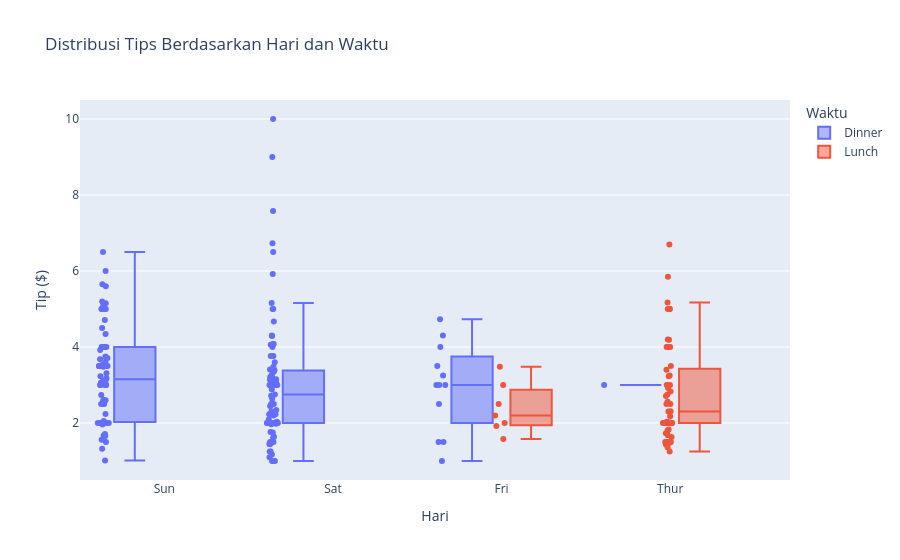

The cell this chart's notebook holds for it:
### Markdown cell above
### 2.5 Box Plot (Grafik Kotak)

Box plot menunjukkan distribusi data melalui quartiles, median, dan outliers.

**Komponen Box Plot:**
- **Box**: Q1 (25%) hingga Q3 (75%) - Interquartile Range (IQR)
- **Line dalam box**: Median (Q2, 50%)
- **Whiskers**: Min dan Max (dalam 1.5 * IQR)
- **Points**: Outliers

### Code cell
# Box Plot - Distribusi tips berdasarkan hari
fig = px.box(
    df_tips,
    x='day',
    y='tip',
    color='time',  # Warna berdasarkan waktu makan
    title='Distribusi Tips Berdasarkan Hari dan Waktu',
    labels={'day': 'Hari', 'tip': 'Tip ($)', 'time': 'Waktu'},
    points='all'  # Tampilkan semua data points
)

fig.show()

# Insight: Box plot membantu kita melihat:
# 1. Median tips di setiap hari
# 2. Variabilitas (IQR) tips
# 3. Outliers (tips yang sangat tinggi/rendah)
# 4. Perbandingan antara lunch dan dinner

### Figure 1 — Plotly figure (JSON) as saved in the notebook; plotly's stock layout.template omitted (floating-point values rounded to 4 significant figures; data arrays with more than 128 entries replaced by an {"elided": "..."} marker saying what was removed)
{"data": [{"alignmentgroup": "True", "boxpoints": "all", "hovertemplate": "Waktu=Dinner<br>Hari=%{x}<br>Tip ($)=%{y}<extra></extra>", "legendgroup": "Dinner", "marker": {"color": "#636efa"}, "name": "Dinner", "notched": false, "offsetgroup": "Dinner", "orientation": "v", "showlegend": true, "type": "box", "x": {"elided": "176 str values"}, "x0": " ", "xaxis": "x", "y": {"elided": "176 float values"}, "y0": " ", "yaxis": "y"}, {"alignmentgroup": "True", "boxpoints": "all", "hovertemplate": "Waktu=Lunch<br>Hari=%{x}<br>Tip ($)=%{y}<extra></extra>", "legendgroup": "Lunch", "marker": {"color": "#EF553B"}, "name": "Lunch", "notched": false, "offsetgroup": "Lunch", "orientation": "v", "showlegend": true, "type": "box", "x": ["Thur", "Thur", "Thur", "Thur", "Thur", "Thur", "Thur", "Thur", "Thur", "Thur", "Thur", "Thur", "Thur", "Thur", "Thur", "Thur", "Thur", "Thur", "Thur", "Thur", "Thur", "Thur", "Thur", "Thur", "Thur", "Thur", "Thur", "Thur", "Thur", "Thur", "Thur", "Thur", "Thur", "Thur", "Thur", "Thur", "Thur", "Thur", "Thur", "Thur", "Thur", "Thur", "Thur", "Thur", "Thur", "Thur", "Thur", "Thur", "Thur", "Thur", "Thur", "Thur", "Thur", "Thur", "Thur", "Thur", "Thur", "Thur", "Thur", "Thur", "Thur", "Fri", "Fri", "Fri", "Fri", "Fri", "Fri", "Fri"], "x0": " ", "xaxis": "x", "y": [4.0, 3.0, 2.71, 3.0, 3.4, 1.83, 5.0, 2.03, 5.17, 2.0, 4.0, 5.85, 3.0, 1.5, 1.8, 2.92, 2.31, 1.68, 2.5, 2.0, 2.52, 4.2, 1.48, 2.0, 2.0, 2.18, 1.5, 2.83, 1.5, 2.0, 3.25, 1.25, 2.0, 2.0, 2.0, 2.75, 3.5, 6.7, 5.0, 5.0, 2.3, 1.5, 1.36, 1.63, 1.73, 2.0, 4.19, 2.56, 2.02, 4.0, 1.44, 2.0, 5.0, 2.0, 2.0, 4.0, 2.01, 2.0, 2.5, 4.0, 3.23, 2.2, 3.48, 1.92, 3.0, 1.58, 2.5, 2.0], "y0": " ", "yaxis": "y"}], "layout": {"boxmode": "group", "legend": {"title": {"text": "Waktu"}, "tracegroupgap": 0}, "title": {"text": "Distribusi Tips Berdasarkan Hari dan Waktu"}, "xaxis": {"anchor": "y", "domain": [0, 1], "title": {"text": "Hari"}}, "yaxis": {"anchor": "x", "domain": [0, 1], "title": {"text": "Tip ($)"}}}}
